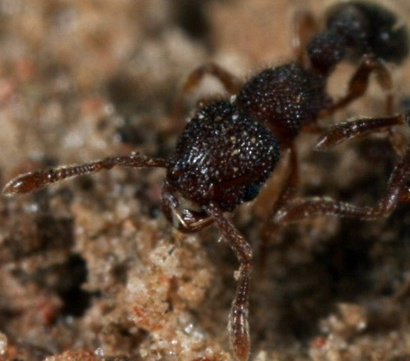
#> input picture data/Ant/000010.jpg, 410 x 361 px; its folder holds only this picture in this run
$ jupyter execute --allow-errors data_exploration.ipynb
#> lines starting #> are read from the running program, lines starting #| are printed output that depends on the picture
[cell 1]
import os
from pathlib import Path
import matplotlib.pyplot as plt
import numpy as np
import cv2
import pandas as pd
import seaborn as sns

[cell 2]
random_seed = 42
np.random.seed(random_seed)

[cell 3]
data_path = Path.cwd()
data_dir = data_path/'data/'
class_names = sorted(os.listdir(data_dir))
class_distribution = {cls: len(os.listdir(os.path.join(data_dir, cls))) for cls in class_names}
print(class_names)

### Distribution of classes

[cell 4]
labels = list(class_distribution.keys())
sizes = list(class_distribution.values())

colors = ['#DB5F3B', '#744d26', '#DBC03B']

plt.figure(figsize=(6, 4))
plt.pie(
    sizes,
    labels=[f"{label} ({count})" for label, count in zip(labels, sizes)],
    colors=colors,
    autopct='%1.1f%%',
    startangle=140,
    textprops={'fontsize': 10}
)
plt.title("Image Count per Class")
plt.axis('equal')
plt.tight_layout()
plt.show()
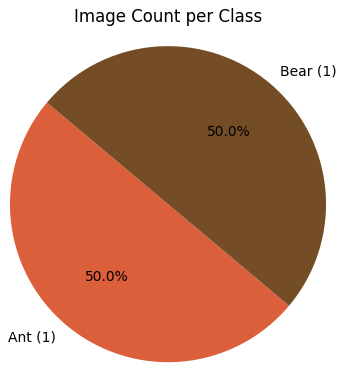
#> figure drawn by matplotlib, 1 panel

There is a vast imbalance in the dataset. The class 'Bee' makes up around 90% of the dataset, while 'Ant' and 'Bear' are significantly underrepresented. This imbalance can lead to a model that is biased towards the majority class. Overall the dataset consist of 2065 images, which is a manageable size for training the model.

### Image Size Distribution

[cell 5]
def get_image_sizes(data_dir):
    image_sizes = []
    for cls in os.listdir(data_dir):
        cls_dir = os.path.join(data_dir, cls)
        for img_file in os.listdir(cls_dir):
            img_path = os.path.join(cls_dir, img_file)
            if img_file.endswith(('.jpg', '.png', '.jpeg')):
                img = cv2.imread(img_path)
#> img is the input picture: shape (361, 410, 3); mean B, G, R 52.7, 70.9, 90.9
                if img is not None:
                    height, width, _ = img.shape
#> height = 361; width = 410
                    image_sizes.append((cls, width, height))
    return image_sizes

image_sizes = get_image_sizes(data_dir)
#> image_sizes = [('Ant', 410, 361), ('Bear', 115, 173)]
df = pd.DataFrame(image_sizes, columns=['Class', 'Width', 'Height'])
#> df = table of 2 rows and 3 columns
df['Area'] = df['Width'] * df['Height']

plt.figure(figsize=(8, 6))
sns.boxplot(x='Class', y='Area', data=df, palette=colors)
plt.title('Image Size Distribution per Class')
plt.xlabel('Class')
plt.ylabel('Area (Width x Height)')
plt.xticks(rotation=45)
plt.tight_layout()
plt.show()
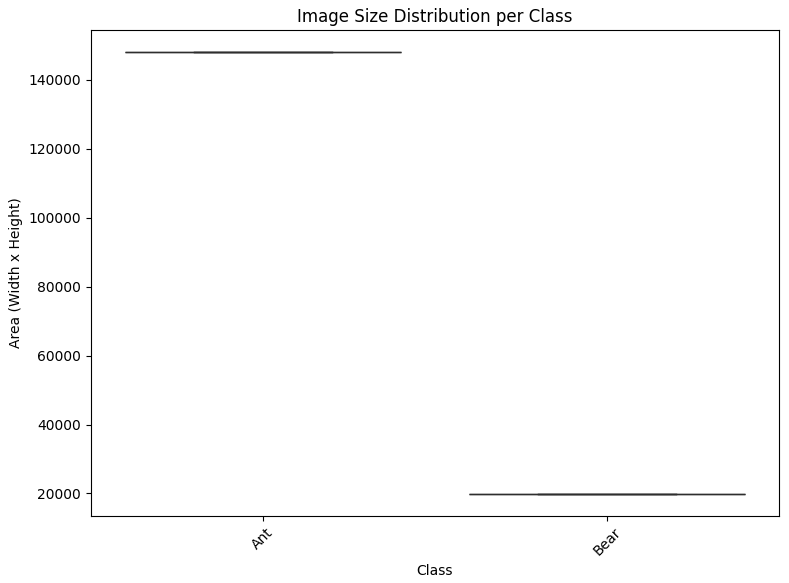
#> figure drawn by matplotlib, 1 panel
